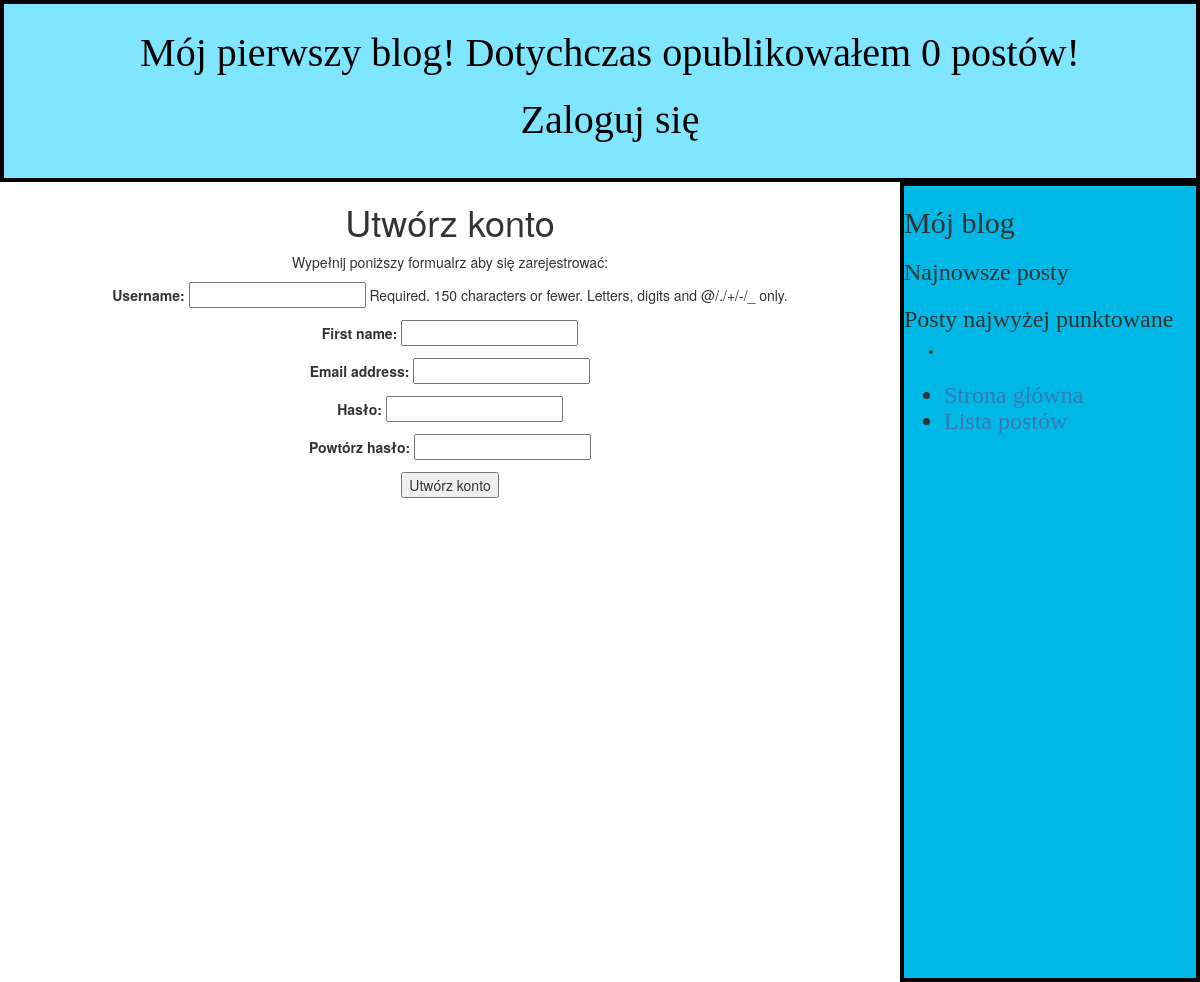
Before: /register/ with the older database file.
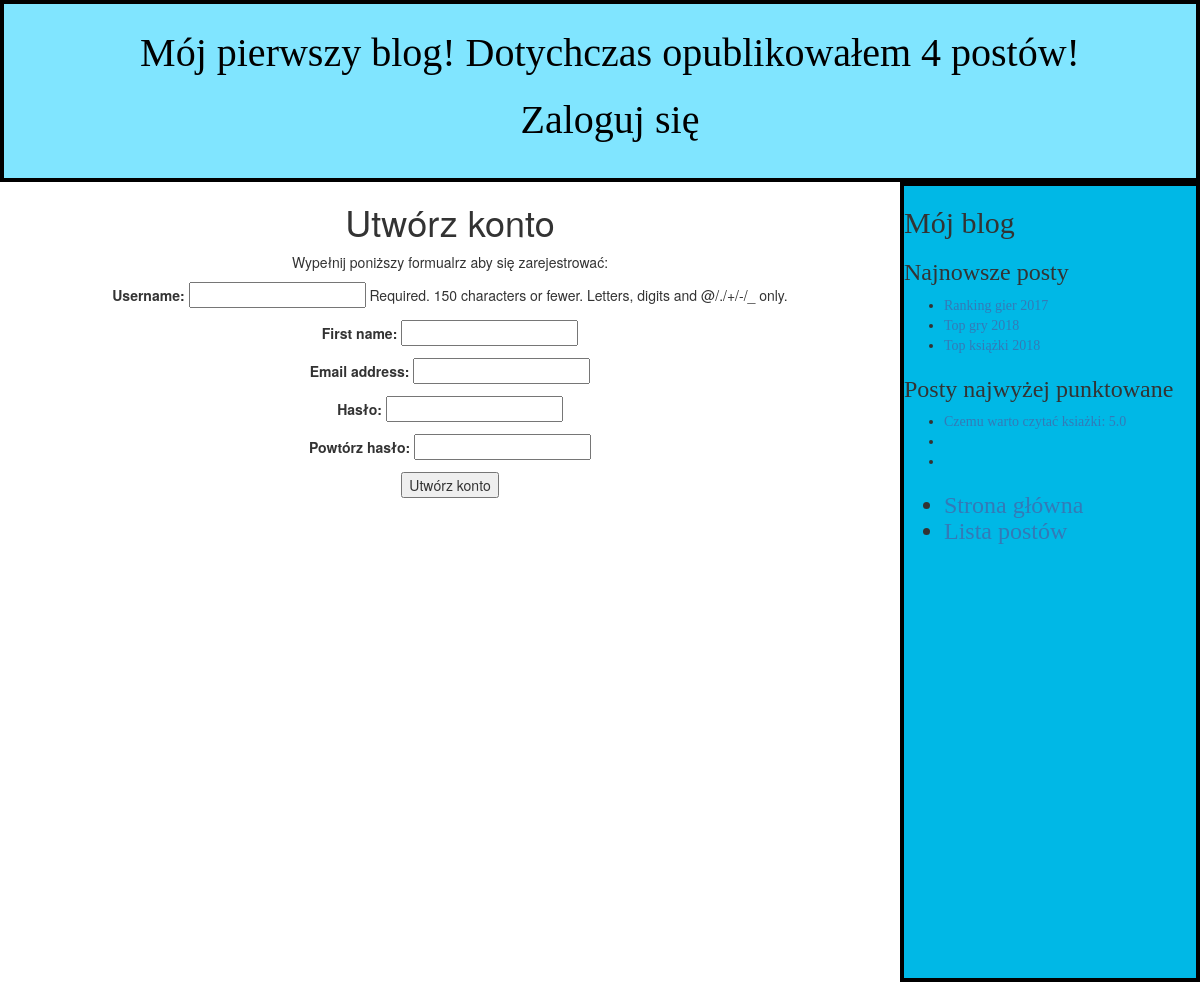
After: the same page with the newer database file.
### blog/models.py (models this page shows, shortened)
class Post(models.Model):
    TABLE_OF_CHOICES = (('draft','Roboczy'),('published','Opublikowany'),)
    author = models.ForeignKey(User, on_delete=models.CASCADE)
    category = models.ForeignKey(Category,null = True, on_delete=models.CASCADE)
    title = models.CharField(max_length=250)
    slug = models.SlugField(max_length=250,unique_for_date='publish')
    body_text = models.TextField()
    publish = models.DateTimeField(default=timezone.now)
    created = models.DateTimeField(default=timezone.now)
    status = models.CharField(max_length = 20, choices= TABLE_OF_CHOICES, default = 'draft'  )
    avr_score = models.DecimalField(max_digits=3, decimal_places=1, null = True, blank=True)
    tags = TaggableManager()
    def published(self):
        self.publish = timezone.now()
        self.save()

### blog/views.py (the view)
# urls.py: path('register/',views.register, name='register'),
def register(request):
    if request.method == 'POST':
        user_form = UserRegistrationForm(request.POST)
        if user_form.is_valid():
            new_user = user_form.save(commit = False)
            new_user.set_password(user_form.cleaned_data['password']) #specjalna metoda szyfrująca hasło użytkownika
            new_user.save()
            return render(request, 'blog/register_done.html',{'new_user':new_user})
    else:
        user_form = UserRegistrationForm()
    return render(request, 'blog/register.html', {'user_form':user_form})

### blog/forms.py (shortened to what this page needs)
class UserRegistrationForm(forms.ModelForm):
    password = forms.CharField(label='Hasło', widget=forms.PasswordInput)
    password2 = forms.CharField(label = 'Powtórz hasło', widget=forms.PasswordInput)
    class Meta:
        model = User
        fields = ('username', 'first_name', 'email')

### blog/templatetags/blog_tags.py (called while the page is built)
@register.simple_tag
def total_posts():
    return Post.objects.filter(status='published').count()

@register.inclusion_tag('blog/latest_posts.html') #wraz ze zwróconymi wartosciami wygenerowany ma zostaćszablon latest_posts.html
def show_latest_posts(count=5): #parametr count możemy być zmieniany podczas wywoływania szablonu
    latest_posts = Post.objects.filter(status='published').order_by('-publish')[:count]
    return {'latest_posts':latest_posts} #funkcja zwraca słownik zmiennych zamiast zwykłej wartości

@register.inclusion_tag('blog/highest_scores.html')
def highest_scores(count=5):
    highest_scores = Post.objects.order_by('-avr_score')[:count]
    return {'highest_scores':highest_scores}

### blog/templates/blog/register.html (shortened to what this page needs)
{% extends "blog/base.html"%}
{% block content %}
  <h1> Utwórz konto</h1>
  <p> Wypełnij poniższy formualrz aby się zarejestrować:</p>
  <form action="." method="post">
    {{ user_form.as_p }}
    <p><input type="submit" value="Utwórz konto"></p>
  </form>
{% endblock %}

### blog/templates/blog/latest_posts.html
<ul>
  {% for post in latest_posts %}
    <li>
        <a href="{% url 'post_detail' pk=post.pk %}">{{ post.title }}</a>
    </li>
  {% endfor %}
</ul>

### blog/templates/blog/highest_scores.html
<ul>
  {% for post in highest_scores %}
    <li>
      {% if post.avr_score%}
      <a href="{% url 'post_detail' pk=post.pk %}">{{ post.title }}: {{post.avr_score}}</a>
      {% endif %}
    </li>
  {% endfor %}
</ul>

Changed rows visible on the page:
added Post: title "Ranking gier 2017", shown under "Najnowsze posty"
added Post: title "Top gry 2018"
added Post: title "Top książki 2018"
added Post: title "Czemu warto czytać ksiażki", avr_score "5.0", shown under "Posty najwyżej punktowane"
Other visible differences:
text no longer shown: "0"
text now shown: "4"
